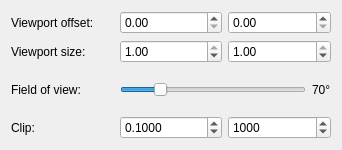
<?xml version="1.0" encoding="UTF-8"?>
<ui version="4.0">
 <class>CameraComponentView</class>
 <widget class="QWidget" name="CameraComponentView">
  <property name="geometry">
   <rect>
    <x>0</x>
    <y>0</y>
    <width>342</width>
    <height>150</height>
   </rect>
  </property>
  <property name="windowTitle">
   <string>CameraComponentView</string>
  </property>
  <layout class="QGridLayout" name="gridLayout">
   <item row="0" column="2">
    <widget class="QDoubleSpinBox" name="viewportY">
     <property name="maximum">
      <double>1.000000000000000</double>
     </property>
     <property name="singleStep">
      <double>0.010000000000000</double>
     </property>
    </widget>
   </item>
   <item row="1" column="0">
    <widget class="QLabel" name="label_3">
     <property name="text">
      <string>Viewport size:</string>
     </property>
    </widget>
   </item>
   <item row="2" column="0">
    <widget class="QLabel" name="label_5">
     <property name="text">
      <string>Field of view:</string>
     </property>
    </widget>
   </item>
   <item row="3" column="0">
    <widget class="QLabel" name="label_6">
     <property name="text">
      <string>Clip:</string>
     </property>
    </widget>
   </item>
   <item row="0" column="0">
    <widget class="QLabel" name="label">
     <property name="text">
      <string>Viewport offset:</string>
     </property>
    </widget>
   </item>
   <item row="0" column="1">
    <widget class="QDoubleSpinBox" name="viewportX">
     <property name="maximum">
      <double>1.000000000000000</double>
     </property>
     <property name="singleStep">
      <double>0.010000000000000</double>
     </property>
    </widget>
   </item>
   <item row="1" column="1">
    <widget class="QDoubleSpinBox" name="viewportWidth">
     <property name="maximum">
      <double>1.000000000000000</double>
     </property>
     <property name="singleStep">
      <double>0.010000000000000</double>
     </property>
     <property name="value">
      <double>1.000000000000000</double>
     </property>
    </widget>
   </item>
   <item row="3" column="1">
    <widget class="QDoubleSpinBox" name="near">
     <property name="decimals">
      <number>4</number>
     </property>
     <property name="minimum">
      <double>0.000100000000000</double>
     </property>
     <property name="maximum">
      <double>999999.000000000000000</double>
     </property>
     <property name="singleStep">
      <double>0.010000000000000</double>
     </property>
     <property name="value">
      <double>0.100000000000000</double>
     </property>
    </widget>
   </item>
   <item row="1" column="2">
    <widget class="QDoubleSpinBox" name="viewportHeight">
     <property name="maximum">
      <double>1.000000000000000</double>
     </property>
     <property name="singleStep">
      <double>0.010000000000000</double>
     </property>
     <property name="value">
      <double>1.000000000000000</double>
     </property>
    </widget>
   </item>
   <item row="3" column="2">
    <widget class="QDoubleSpinBox" name="far">
     <property name="decimals">
      <number>0</number>
     </property>
     <property name="minimum">
      <double>1.000000000000000</double>
     </property>
     <property name="maximum">
      <double>999999.000000000000000</double>
     </property>
     <property name="singleStep">
      <double>5.000000000000000</double>
     </property>
     <property name="value">
      <double>1000.000000000000000</double>
     </property>
    </widget>
   </item>
   <item row="2" column="1" colspan="2">
    <layout class="QHBoxLayout" name="horizontalLayout">
     <item>
      <widget class="QSlider" name="fov">
       <property name="minimum">
        <number>1</number>
       </property>
       <property name="maximum">
        <number>359</number>
       </property>
       <property name="sliderPosition">
        <number>70</number>
       </property>
       <property name="orientation">
        <enum>Qt::Horizontal</enum>
       </property>
      </widget>
     </item>
     <item>
      <widget class="QLabel" name="fovValue">
       <property name="text">
        <string>70°</string>
       </property>
      </widget>
     </item>
    </layout>
   </item>
  </layout>
 </widget>
 <resources/>
 <connections/>
</ui>
